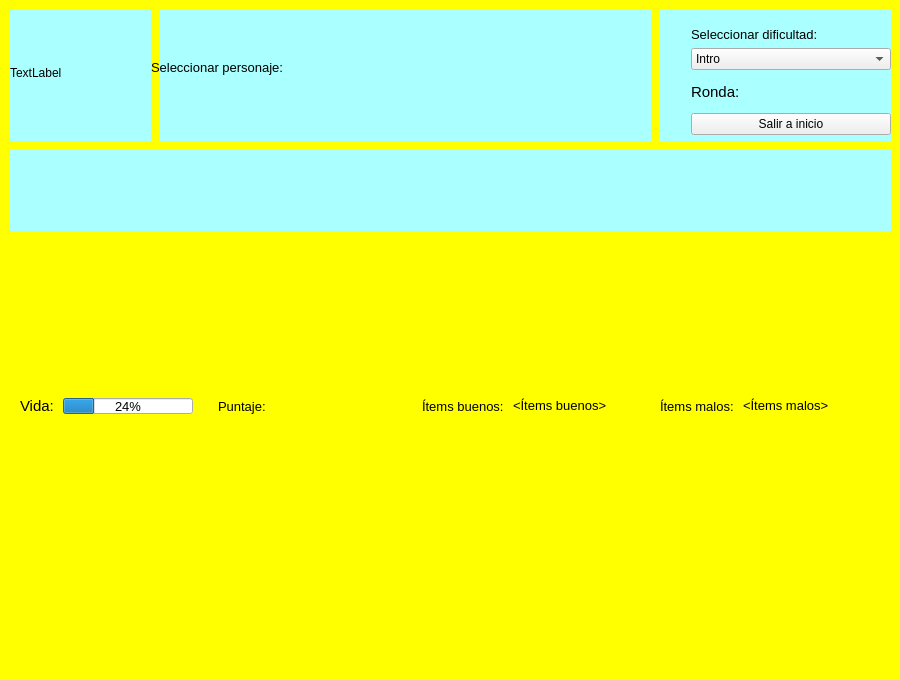
<?xml version="1.0" encoding="UTF-8"?>
<ui version="4.0">
 <class>MainWindow</class>
 <widget class="QMainWindow" name="MainWindow">
  <property name="geometry">
   <rect>
    <x>0</x>
    <y>0</y>
    <width>900</width>
    <height>680</height>
   </rect>
  </property>
  <property name="minimumSize">
   <size>
    <width>900</width>
    <height>680</height>
   </size>
  </property>
  <property name="maximumSize">
   <size>
    <width>900</width>
    <height>680</height>
   </size>
  </property>
  <property name="windowTitle">
   <string>MainWindow</string>
  </property>
  <property name="windowOpacity">
   <double>1.000000000000000</double>
  </property>
  <property name="styleSheet">
   <string notr="true"/>
  </property>
  <widget class="QWidget" name="centralwidget">
   <widget class="QWidget" name="verticalLayoutWidget">
    <property name="geometry">
     <rect>
      <x>10</x>
      <y>10</y>
      <width>881</width>
      <height>661</height>
     </rect>
    </property>
    <layout class="QVBoxLayout" name="layout_principal" stretch="0,1">
     <item>
      <layout class="QHBoxLayout" name="horizontalLayout_2" stretch="0,0,0">
       <property name="sizeConstraint">
        <enum>QLayout::SetMinimumSize</enum>
       </property>
       <item alignment="Qt::AlignLeft">
        <widget class="QLabel" name="label_logo">
         <property name="minimumSize">
          <size>
           <width>125</width>
           <height>125</height>
          </size>
         </property>
         <property name="maximumSize">
          <size>
           <width>125</width>
           <height>125</height>
          </size>
         </property>
         <property name="text">
          <string>TextLabel</string>
         </property>
         <property name="scaledContents">
          <bool>true</bool>
         </property>
        </widget>
       </item>
       <item>
        <layout class="QVBoxLayout" name="verticalLayout_4">
         <property name="leftMargin">
          <number>10</number>
         </property>
         <item alignment="Qt::AlignLeft">
          <widget class="QLabel" name="label_11">
           <property name="maximumSize">
            <size>
             <width>478</width>
             <height>16777215</height>
            </size>
           </property>
           <property name="font">
            <font>
             <pointsize>10</pointsize>
            </font>
           </property>
           <property name="text">
            <string>Seleccionar personaje:</string>
           </property>
          </widget>
         </item>
         <item>
          <layout class="QHBoxLayout" name="horizontalLayout_7" stretch="1,2,2,1">
           <property name="leftMargin">
            <number>50</number>
           </property>
           <property name="rightMargin">
            <number>50</number>
           </property>
           <property name="bottomMargin">
            <number>10</number>
           </property>
           <item>
            <layout class="QVBoxLayout" name="layout_homero">
             <property name="rightMargin">
              <number>8</number>
             </property>
            </layout>
           </item>
           <item>
            <layout class="QVBoxLayout" name="layout_lisa">
             <property name="rightMargin">
              <number>8</number>
             </property>
            </layout>
           </item>
           <item>
            <layout class="QVBoxLayout" name="layout_moe">
             <property name="rightMargin">
              <number>8</number>
             </property>
            </layout>
           </item>
           <item>
            <layout class="QVBoxLayout" name="layout_krusty">
             <property name="rightMargin">
              <number>8</number>
             </property>
            </layout>
           </item>
          </layout>
         </item>
        </layout>
       </item>
       <item>
        <layout class="QVBoxLayout" name="verticalLayout_5">
         <property name="leftMargin">
          <number>50</number>
         </property>
         <property name="rightMargin">
          <number>0</number>
         </property>
         <item alignment="Qt::AlignBottom">
          <widget class="QLabel" name="label_12">
           <property name="minimumSize">
            <size>
             <width>200</width>
             <height>0</height>
            </size>
           </property>
           <property name="maximumSize">
            <size>
             <width>200</width>
             <height>16777215</height>
            </size>
           </property>
           <property name="font">
            <font>
             <pointsize>10</pointsize>
            </font>
           </property>
           <property name="autoFillBackground">
            <bool>false</bool>
           </property>
           <property name="text">
            <string>Seleccionar dificultad:</string>
           </property>
          </widget>
         </item>
         <item>
          <widget class="QComboBox" name="dificultad">
           <property name="maximumSize">
            <size>
             <width>200</width>
             <height>16777215</height>
            </size>
           </property>
           <property name="editable">
            <bool>false</bool>
           </property>
           <property name="currentText">
            <string>Intro</string>
           </property>
           <item>
            <property name="text">
             <string>Intro</string>
            </property>
           </item>
           <item>
            <property name="text">
             <string>Avanzada</string>
            </property>
           </item>
          </widget>
         </item>
         <item>
          <layout class="QHBoxLayout" name="horizontalLayout_6">
           <item>
            <widget class="QLabel" name="label_4">
             <property name="maximumSize">
              <size>
               <width>96</width>
               <height>16777215</height>
              </size>
             </property>
             <property name="font">
              <font>
               <pointsize>11</pointsize>
              </font>
             </property>
             <property name="text">
              <string>Ronda:</string>
             </property>
            </widget>
           </item>
           <item>
            <widget class="QLabel" name="label_ronda">
             <property name="maximumSize">
              <size>
               <width>96</width>
               <height>16777215</height>
              </size>
             </property>
             <property name="font">
              <font>
               <pointsize>11</pointsize>
              </font>
             </property>
             <property name="text">
              <string>&lt;ronda&gt;</string>
             </property>
            </widget>
           </item>
          </layout>
         </item>
         <item>
          <widget class="QPushButton" name="boton_salir">
           <property name="minimumSize">
            <size>
             <width>200</width>
             <height>0</height>
            </size>
           </property>
           <property name="maximumSize">
            <size>
             <width>200</width>
             <height>16777215</height>
            </size>
           </property>
           <property name="text">
            <string>Salir a inicio</string>
           </property>
          </widget>
         </item>
        </layout>
       </item>
      </layout>
     </item>
     <item>
      <layout class="QHBoxLayout" name="horizontalLayout" stretch="0,1,0,0,1,0,1,0,1">
       <property name="spacing">
        <number>9</number>
       </property>
       <property name="sizeConstraint">
        <enum>QLayout::SetDefaultConstraint</enum>
       </property>
       <property name="leftMargin">
        <number>10</number>
       </property>
       <property name="rightMargin">
        <number>10</number>
       </property>
       <item>
        <widget class="QLabel" name="label_2">
         <property name="font">
          <font>
           <pointsize>11</pointsize>
          </font>
         </property>
         <property name="text">
          <string>Vida:</string>
         </property>
        </widget>
       </item>
       <item>
        <widget class="QProgressBar" name="barra_vida">
         <property name="sizePolicy">
          <sizepolicy hsizetype="Preferred" vsizetype="Fixed">
           <horstretch>0</horstretch>
           <verstretch>0</verstretch>
          </sizepolicy>
         </property>
         <property name="minimumSize">
          <size>
           <width>130</width>
           <height>16</height>
          </size>
         </property>
         <property name="maximumSize">
          <size>
           <width>130</width>
           <height>16</height>
          </size>
         </property>
         <property name="font">
          <font>
           <pointsize>10</pointsize>
          </font>
         </property>
         <property name="value">
          <number>24</number>
         </property>
        </widget>
       </item>
       <item>
        <widget class="QLabel" name="label_9">
         <property name="text">
          <string/>
         </property>
        </widget>
       </item>
       <item>
        <widget class="QLabel" name="label_3">
         <property name="font">
          <font>
           <pointsize>10</pointsize>
          </font>
         </property>
         <property name="text">
          <string>Puntaje:</string>
         </property>
        </widget>
       </item>
       <item>
        <widget class="QLabel" name="label_puntaje">
         <property name="maximumSize">
          <size>
           <width>16777215</width>
           <height>100</height>
          </size>
         </property>
         <property name="font">
          <font>
           <pointsize>10</pointsize>
          </font>
         </property>
         <property name="text">
          <string>&lt;puntaje&gt;</string>
         </property>
        </widget>
       </item>
       <item>
        <widget class="QLabel" name="label_5">
         <property name="font">
          <font>
           <pointsize>10</pointsize>
          </font>
         </property>
         <property name="text">
          <string>Ítems buenos:</string>
         </property>
        </widget>
       </item>
       <item>
        <widget class="QLabel" name="label_items_buenos">
         <property name="font">
          <font>
           <pointsize>10</pointsize>
          </font>
         </property>
         <property name="text">
          <string>&lt;Ítems buenos&gt;</string>
         </property>
        </widget>
       </item>
       <item>
        <widget class="QLabel" name="label_7">
         <property name="font">
          <font>
           <pointsize>10</pointsize>
          </font>
         </property>
         <property name="text">
          <string>Ítems malos:</string>
         </property>
        </widget>
       </item>
       <item>
        <widget class="QLabel" name="label_items_malos">
         <property name="font">
          <font>
           <pointsize>10</pointsize>
          </font>
         </property>
         <property name="text">
          <string>&lt;Ítems malos&gt;</string>
         </property>
        </widget>
       </item>
      </layout>
     </item>
    </layout>
   </widget>
   <widget class="QLabel" name="fondo_celeste">
    <property name="geometry">
     <rect>
      <x>0</x>
      <y>0</y>
      <width>911</width>
      <height>681</height>
     </rect>
    </property>
    <property name="styleSheet">
     <string notr="true">background-color: rgb(255, 255, 0);</string>
    </property>
    <property name="text">
     <string/>
    </property>
   </widget>
   <widget class="QLabel" name="label">
    <property name="geometry">
     <rect>
      <x>10</x>
      <y>10</y>
      <width>141</width>
      <height>131</height>
     </rect>
    </property>
    <property name="styleSheet">
     <string notr="true">background-color: rgb(170, 255, 255);
border-color: rgb(0, 255, 255);</string>
    </property>
    <property name="text">
     <string/>
    </property>
   </widget>
   <widget class="QLabel" name="label_logo_2">
    <property name="geometry">
     <rect>
      <x>160</x>
      <y>10</y>
      <width>491</width>
      <height>131</height>
     </rect>
    </property>
    <property name="minimumSize">
     <size>
      <width>125</width>
      <height>125</height>
     </size>
    </property>
    <property name="maximumSize">
     <size>
      <width>1000</width>
      <height>1000</height>
     </size>
    </property>
    <property name="styleSheet">
     <string notr="true">background-color: rgb(170, 255, 255);
gridline-color: rgb(170, 170, 255);
border-color: rgb(0, 170, 255);</string>
    </property>
    <property name="text">
     <string/>
    </property>
    <property name="scaledContents">
     <bool>true</bool>
    </property>
   </widget>
   <widget class="QLabel" name="label_6">
    <property name="geometry">
     <rect>
      <x>660</x>
      <y>10</y>
      <width>231</width>
      <height>131</height>
     </rect>
    </property>
    <property name="styleSheet">
     <string notr="true">background-color: rgb(170, 255, 255);</string>
    </property>
    <property name="text">
     <string/>
    </property>
   </widget>
   <widget class="QLabel" name="label_8">
    <property name="geometry">
     <rect>
      <x>10</x>
      <y>150</y>
      <width>881</width>
      <height>81</height>
     </rect>
    </property>
    <property name="styleSheet">
     <string notr="true">background-color: rgb(170, 255, 255);</string>
    </property>
    <property name="text">
     <string/>
    </property>
   </widget>
   <zorder>fondo_celeste</zorder>
   <zorder>label_8</zorder>
   <zorder>label_6</zorder>
   <zorder>label_logo_2</zorder>
   <zorder>label</zorder>
   <zorder>verticalLayoutWidget</zorder>
  </widget>
 </widget>
 <resources/>
 <connections/>
</ui>
